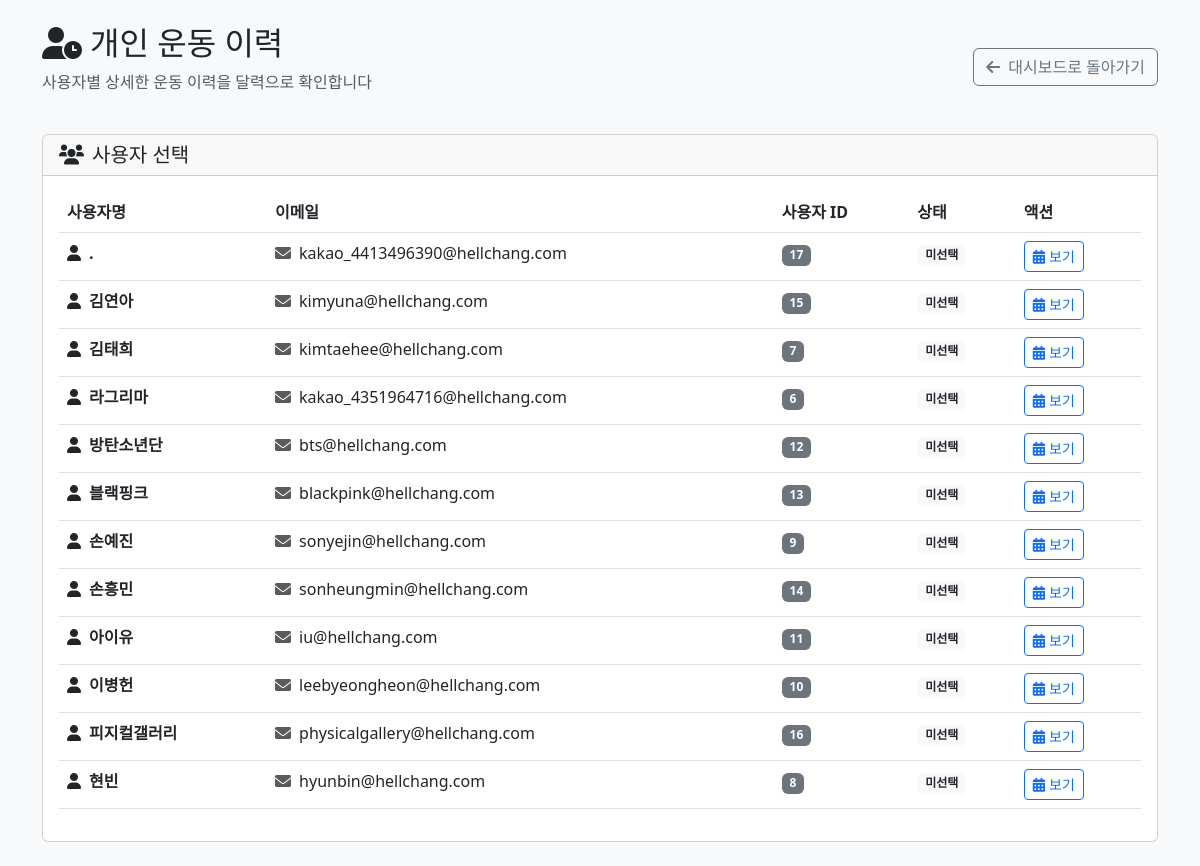
Page /admin/user_workout_history.php (signed in) on the earlier database version.
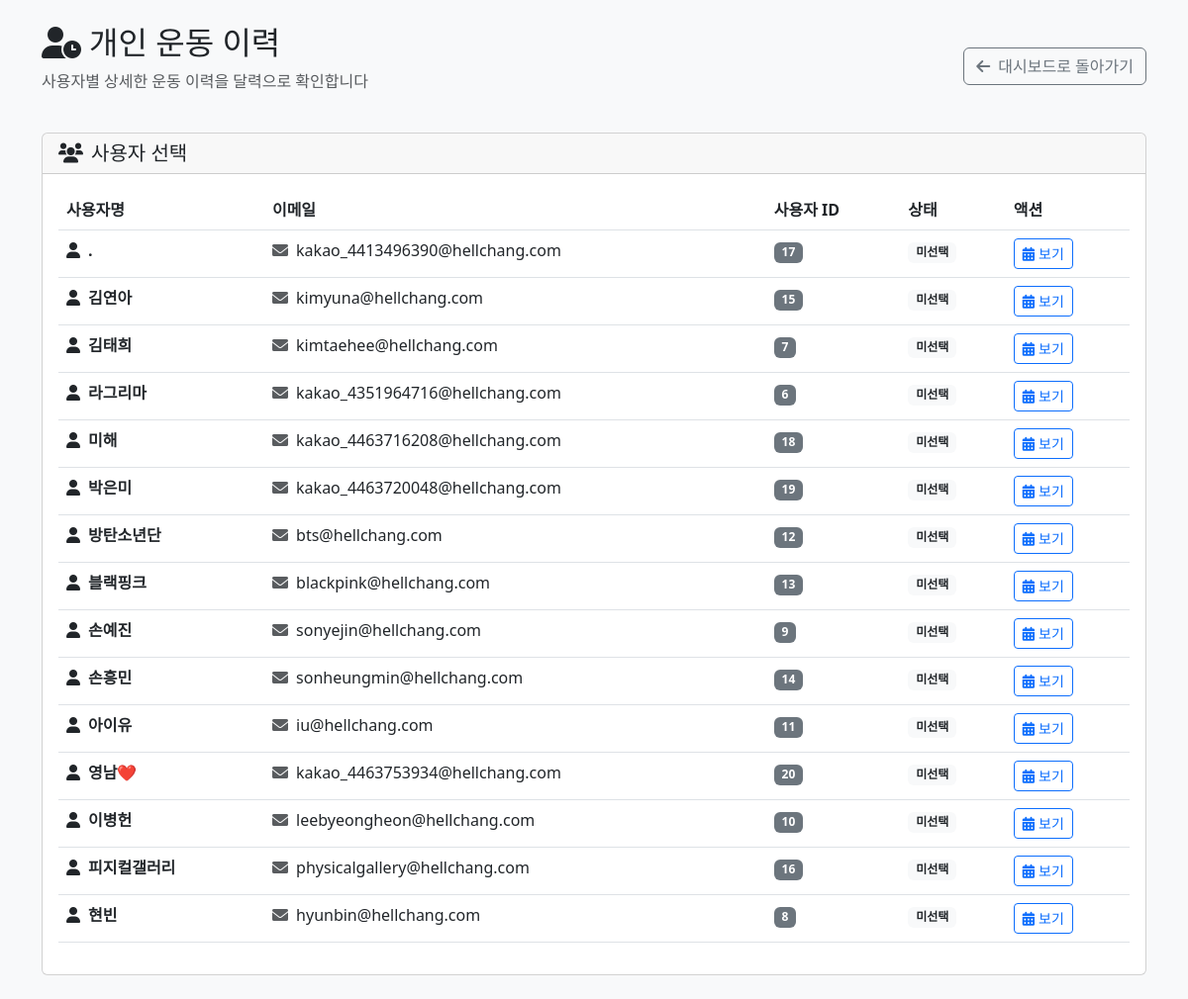
Same page on the later database version.
### tables this page shows
CREATE TABLE IF NOT EXISTS `users` (
  `id` int(11) NOT NULL AUTO_INCREMENT,
  `kakao_id` bigint(20) DEFAULT NULL,
  `username` varchar(100) NOT NULL,
  `email` varchar(255) DEFAULT NULL,
  `profile_image` varchar(500) DEFAULT NULL,
  `created_at` timestamp NULL DEFAULT current_timestamp(),
  `updated_at` timestamp NULL DEFAULT current_timestamp() ON UPDATE current_timestamp(),
  `is_active` tinyint(1) NOT NULL DEFAULT 1,
  `password` varchar(255) DEFAULT NULL,
  PRIMARY KEY (`id`) USING BTREE,
  UNIQUE KEY `email` (`email`) USING BTREE,
  UNIQUE KEY `kakao_id` (`kakao_id`) USING BTREE,
  KEY `idx_users_kakao_id` (`kakao_id`) USING BTREE
);

### admin/user_workout_history.php (the view, shortened to what this page needs)
<?php
$pdo = getDB();
$stmt = $pdo->prepare('SELECT id, username, email FROM users WHERE is_active = 1 ORDER BY username ASC');
$stmt->execute();
$users = $stmt->fetchAll(PDO::FETCH_ASSOC);
$selected_user_id = isset($_GET['user_id']) ? (int)$_GET['user_id'] : null;
?>
<!DOCTYPE html>
<html lang="ko">
<head>
    <link href="https://cdn.jsdelivr.net/npm/bootstrap@5.3.0/dist/css/bootstrap.min.css" rel="stylesheet">
    <link href="https://cdnjs.cloudflare.com/ajax/libs/font-awesome/6.0.0/css/all.min.css" rel="stylesheet">
</head>
<body class="bg-light">
    <div class="container mt-4">
        <div class="row mb-4">
            <div class="col">
                <div class="d-flex justify-content-between align-items-center">
                    <div>
                        <h2><i class="fas fa-user-clock me-2"></i>개인 운동 이력</h2>
                        <p class="text-muted">사용자별 상세한 운동 이력을 달력으로 확인합니다</p>
                    </div>
                    <a href="dashboard.php" class="btn btn-outline-secondary">
                        <i class="fas fa-arrow-left me-2"></i>대시보드로 돌아가기
                    </a>
                </div>
            </div>
        </div>
        <div class="row mb-4">
            <div class="col">
                <div class="card">
                    <div class="card-header">
                        <h5 class="mb-0"><i class="fas fa-users me-2"></i>사용자 선택</h5>
                    </div>
                    <div class="card-body">
                        <div class="table-responsive">
                            <table class="table table-hover">
                                <thead>
                                    <tr>
                                        <th>사용자명</th>
                                        <th>이메일</th>
                                        <th>사용자 ID</th>
                                        <th>상태</th>
                                        <th>액션</th>
                                    </tr>
                                </thead>
                                <tbody>
                                    <?php foreach ($users as $user): ?>
                                    <tr class="<?= $selected_user_id == $user['id'] ? 'table-primary' : '' ?>"
                                        style="cursor: pointer;"
                                        onclick="selectUser(<?= $user['id'] ?>)">
                                        <td>
                                            <div class="d-flex align-items-center">
                                                <i class="fas fa-user me-2"></i>
                                                <strong><?= htmlspecialchars($user['username']) ?></strong>
                                            </div>
                                        </td>
                                        <td>
                                            <?php if ($user['email']): ?>
                                            <i class="fas fa-envelope me-1 text-muted"></i>
                                            <?= htmlspecialchars($user['email']) ?>
                                            <?php else: ?>
                                            <span class="text-muted">-</span>
                                            <?php endif; ?>
                                        </td>
                                        <td>
                                            <span class="badge bg-secondary"><?= $user['id'] ?></span>
                                        </td>
                                        <td>
                                            <?php if ($selected_user_id == $user['id']): ?>
                                            <span class="badge bg-primary">선택됨</span>
                                            <?php else: ?>
                                            <span class="badge bg-light text-dark">미선택</span>
                                            <?php endif; ?>
                                        </td>
                                        <td>
                                            <button class="btn btn-outline-primary btn-sm"
                                                    onclick="event.stopPropagation(); selectUser(<?= $user['id'] ?>)">
                                                <i class="fas fa-calendar-alt me-1"></i>보기
                                            </button>
                                        </td>
                                    </tr>
                                    <?php endforeach; ?>
                                </tbody>
                            </table>
                        </div>
                    </div>
                </div>
            </div>
        </div>
    </div>
</body>
</html>

Differences in the rows shown:
added users: username "미해", email "kakao_4463716208@hellchang.com", id "18", shows "미선택"
added users: username "박은미", email "kakao_4463720048@hellchang.com", id "19", shows "미선택"
added users: username "영남❤️", email "kakao_4463753934@hellchang.com", id "20", shows "미선택"
